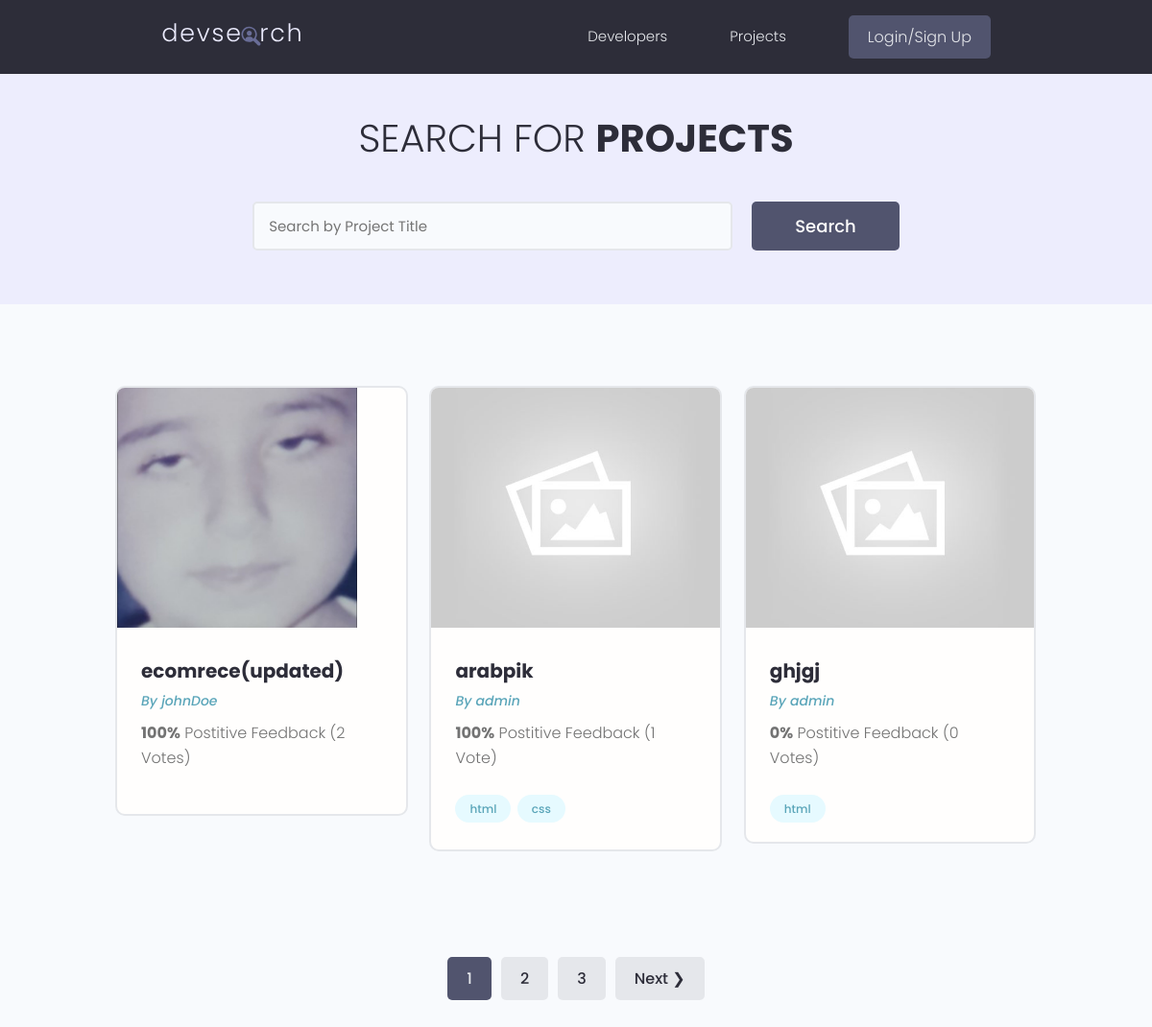
/projects/, run on the app's committed database.
### projects/models.py (models this page shows, shortened)
class Project(models.Model):
    id = models.UUIDField(default=uuid.uuid4, unique=True, primary_key=True, editable=False)
    owner = models.ForeignKey(Profile, null=True, blank=True, on_delete=models.SET_NULL)
    title = models.CharField(max_length=2000)
    description = models.TextField(null=True, blank=True)
    image = models.ImageField(null=True, blank=True, default="default.jpg")
    tags = models.ManyToManyField('Tag', blank=True)
    demo_link = models.URLField(max_length=2000, null=True, blank=True)
    source_link = models.URLField(max_length=2000, null=True, blank=True)
    vote_total = models.IntegerField(default=0, null=True, blank=True)
    vote_ratio = models.IntegerField(default=0, null=True, blank=True)
    created = models.DateTimeField(auto_now_add=True)
    def __init__(self, *args, **kwargs):
        super().__init__(*args, **kwargs)
        fixImage(Project, self, 'image', 'default.jpg')
    class Meta:
        ordering = ["-vote_ratio", "-vote_total", "title"]

class Tag(models.Model):
    id = models.UUIDField(default=uuid.uuid4, unique=True, primary_key=True, editable=False)
    name = models.CharField(max_length=300)
    created = models.DateTimeField(auto_now_add=True)
    def __str__(self):
        return self.name

### users/models.py (models this page shows, shortened)
class Profile(models.Model):
    id = models.UUIDField(default=uuid.uuid4, unique=True,
                            primary_key=True, editable=False)
    user = models.OneToOneField(
        User, null=True, blank=True, on_delete=models.CASCADE, related_name='user')
    name = models.CharField(max_length=200, null=True, blank=True)
    user_name = models.CharField(max_length=200, null=True, blank=True)
    email = models.EmailField(null=True, blank=True)
    headline = models.CharField(max_length=800, null=True, blank=True)
    bio = models.TextField(null=True, blank=True)
    location = models.CharField(max_length=200, null=True, blank=True)
    profile_image = models.ImageField(
        null=True, blank=True, upload_to="profiles/", default="profiles/user-default.png")
    social_github = models.URLField(max_length=200, null=True, blank=True)
    social_twitter = models.URLField(max_length=200, null=True, blank=True)
    social_linkedin = models.URLField(max_length=200, null=True, blank=True)
    social_youtube = models.URLField(max_length=200, null=True, blank=True)
    social_website = models.URLField(max_length=200, null=True, blank=True)
    reviews = models.ManyToManyField(User, blank=True, related_name='reviews')
    reviews_counter = models.IntegerField(default=0, null=True, blank=True)
    created = models.DateTimeField(auto_now_add=True)
    is_saved = True
    def __init__(self, *args, **kwargs):
        super().__init__(*args, **kwargs)
        fixImage(Profile, self, 'profile_image', 'profiles/user-default.png')
    def __str__(self):
        return str(self.user.username)
    class Meta:
        ordering = ["-reviews_counter"]

### projects/views.py (the view)
# urls.py: path("projects/", views.getProjects),
def projects(request):
    search_query, projects = searchProjects(request)
    try:
        pages, projects = paginateProjects(request, search_query, projects)
    except Exception as error:
        return error.args[0]
    context = {
        "projects": projects,
        "search_query": search_query,
        "pages": pages
    }
    return render(request, 'projects/projects.html', context)

### projects/utils.py (called while the page is built)
def searchProjects(request) -> tuple[str, list]:
    search_query = ""
    if request.GET.get("search_query"):
        search_query = request.GET.get("search_query")
    tags = Tag.objects.filter(name__icontains=search_query)
    projects = Project.objects.filter((Q(title__icontains=search_query) |
                                        Q(owner__user_name__icontains=search_query) |
                                        Q(tags__in=tags)) &
                                        ~Q(owner = None)).distinct()
    return search_query, projects

### utils/fixImage.py (called while the page is built)
def fixImage(parent, self, name, path):
    if not getattr(self, name):
        image = {
            name: path
        }
        parent.objects.filter(id=self.id).update(**image)
        setattr(self, name, {
            'url': f'/media/{path}'
        })

### projects/templates/projects/projects.html (shortened to what this page needs)
{% extends 'main.html' %} {% block content %}
<main class="projects">
    <section class="hero-section text-center">
        <div class="container container--narrow">
            <div class="hero-section__box">
                <h2>Search for <span>Projects</span></h2>
            </div>
            <div class="hero-section__search">
                <form id="search-form" class="form" action="{% url 'projects' %}" method="get">
                    <div class="form__field">
                        <input class="input input--text" id="formInput#search" type="text" name="search_query"
                            placeholder="Search by Project Title" value="{{ search_query }}"/>
                    </div>
                    <input class="btn btn--sub btn--lg" type="submit" value="Search" />
                </form>
            </div>
        </div>
    </section>
    <section class="projectsList">
        <div class="container">
            <div class="grid grid--three">
                {% for project in projects %}
                <div class="column">
                    <div class="card project">
                        <a href="{% url 'project' project.id %}" class="project">
                            <img class="project__thumbnail" src="{{project.image.url}}" alt="project thumbnail" />
                            <div class="card__body">
                                <h3 class="project__title">{{project.title}}</h3>
                                <p><a class="project__author" href="{% url 'user-profile' project.owner.id %}">By {{project.owner}}</a></p>
                                <p class="project--rating">
                                    <span style="font-weight: bold;">{{project.vote_ratio}}%</span> Postitive
                                    Feedback ({{project.vote_total}} Vote{{project.vote_total|pluralize}})
                                </p>
                                <div class="project__tags">
                                    {% for tag in project.tags.all %}
                                    <span class="tag tag--pill tag--main">
                                        <small>{{tag}}</small>
                                    </span>
                                    {% endfor %}
                                </div>
                            </div>
                        </a>
                    </div>
                </div>
                {% endfor %}
            </div>
        </div>
    </section>
    {% include 'pagination.html' with queryset=projects pages=pages %}
</main>
{% endblock content %}

### static/styles/app.css (style rules this page uses)
:root { --color-sub: #2d2d39; }
.btn--sub { background-color: var(--color-sub-light); }
.card { border: 2px solid var(--color-light); }
img { width: 100%; }
.hero-section { height: 40vh; display: flex; align-items: center; background-color: var(--color-sub); }
.hero-section__box { margin-bottom: 4rem; }
.hero-section__box > h2, .hero-section__box > h2 > span { font-size: 4rem; color: var(--color-light); line-height: 1.3; text-transform: uppercase; }
.hero-section__box > h2 { font-weight: 300; }
.hero-section__box > h2 > span { font-weight: 700; }
.hero-section__search > .form { display: flex; align-items: center; justify-content: center; gap: 2rem; }
.hero-section__search > .form input.input--text { width: 50rem; }
.project__author { font-size: 1.4rem; font-style: italic; }
.project--rating { margin-bottom: 1.6em; margin-top: .5em; }
.projects > .hero-section { background: var(--color-sub-lighter); height: 30vh; }
.projects .hero-section__box { margin-bottom: 2.5rem; }
.projects .hero-section__box > h2 { color: var(--color-sub); }
.projects .hero-section__box > h2 > span { font-weight: 700; color: var(--color-sub); }
.projectsList { margin-top: 8rem; }
.project__thumbnail { height: 25rem; object-fit: cover; object-position: top center; }
.project__title { font-size: 2rem; font-weight: 700; color: var(--color-sub); }

### static/uikit/styles/modules/_variables.css (style rules this page uses)
:root { --color-main: #5aa5b9; --color-main-light: #e6faff; --color-sub: #3f4156; --color-sub-light: #51546e; --color-sub-lighter: #ededfd; --color-text: #737373; --color-gray: #8b8b8b; --color-light: #e5e7eb; --color-light-gray: #767676; --color-bg: #f8fafd; --color-white: #fffefd; --color-white-light: #f3f3f3; --color-success: #359e64; --color-success-bg: #def8e8; --color-error: #fc4b0b; --color-error-bg: #fff2ee; --font-base: 'Poppins', arial, helvetica, 'Segoe UI', roboto, ubuntu, sans-serif; --font-monospace: 'Fira Code', 'Courier New', courier, monospace; --font-regular: 300; --font-medium: 500; --font-bold: 700; --generic-shadow: 1px 1px 5px #00000010; --generic-transition: all 0.3s ease-in-out; }

### static/uikit/styles/modules/_base.css (style rules this page uses)
* { margin: 0; padding: 0; box-sizing: border-box; text-rendering: optimizeLegibility; color: inherit; font-size: inherit; }
html { font-size: 50%; }
@media only screen and (min-width: 480px) { html { font-size: 56.25%; } }
@media only screen and (min-width: 1200px) { html { font-size: 62.5%; } }
body { line-height: 1.6; font-weight: 400; font-size: 1.5rem; color: var(--color-text); background-color: var(--color-bg); min-height: 100vh; }

### static/uikit/styles/modules/_typography.css (style rules this page uses)
* { font-family: var(--font-base); }
h2 { font-size: 3.6rem; font-weight: var(--font-bold); }
h3 { font-size: 3.2rem; font-weight: var(--font-medium); }
p, span, strong { font-size: 1.6rem; color: var(--color-text); font-weight: var(--font-regular); }
a { padding-bottom: 2px; text-decoration: none; display: inline-block; color: var(--color-main); font-weight: var(--font-medium); }

### static/uikit/styles/modules/_utilities.css (style rules this page uses)
.container { width: 92%; max-width: 165rem; margin: 0 auto; box-sizing: border-box; }
.container--narrow { width: 92%; max-width: 120rem; }
@media screen and (min-width: 1000px) { .container { width: 90%; } }
@media screen and (min-width: 1000px) { .container--narrow { width: 85%; } }
@media screen and (min-width: 1200px) { .container { width: 80%; } }
@media screen and (min-width: 1200px) { .container--narrow { width: 72%; } }
.text-center { text-align: center; }

### static/uikit/styles/modules/_button.css (style rules this page uses)
.btn { display: inline-block; position: relative; cursor: pointer; background-color: var(--color-light); font-weight: var(--font-medium); color: var(--color-sub); text-decoration: none; padding: 1rem 2rem; border-radius: 0.5rem; border: none; width: -webkit-fit-content; width: -moz-fit-content; width: fit-content; height: -webkit-fit-content; height: -moz-fit-content; height: fit-content; font-size: 1.6rem; outline-width: 0; outline-color: transparent; -webkit-backface-visibility: hidden; backface-visibility: hidden; transition: all 0.3s ease-in-out; }
.btn--sub { background-color: var(--color-sub); color: var(--color-white); }
.btn--lg { font-size: 1.8rem; padding: 1.2rem 4.5rem; }

### static/uikit/styles/modules/_card.css (style rules this page uses)
.card { border-radius: 1rem; background-color: var(--color-white); border: 1.5px solid var(--color-light); width: auto; height: auto; margin-top: 0.5rem; margin-bottom: 0.5rem; overflow: hidden; }
.card__body, .card__header { padding: 2rem 2.5rem; }

### data on the page
Project: image (picture), title "ecomrece(updated)", owner "johnDoe", vote_ratio "100", vote_total "2"
Project: image (placeholder picture), title "arabpik", owner "admin", vote_ratio "100", vote_total "1"
Tag: name "html"
Tag: name "css"
Project: image (placeholder picture), title "ghjgj", owner "admin", vote_ratio "0", vote_total "0"

### other printed values
{{ page }} "1" "2" "3"
